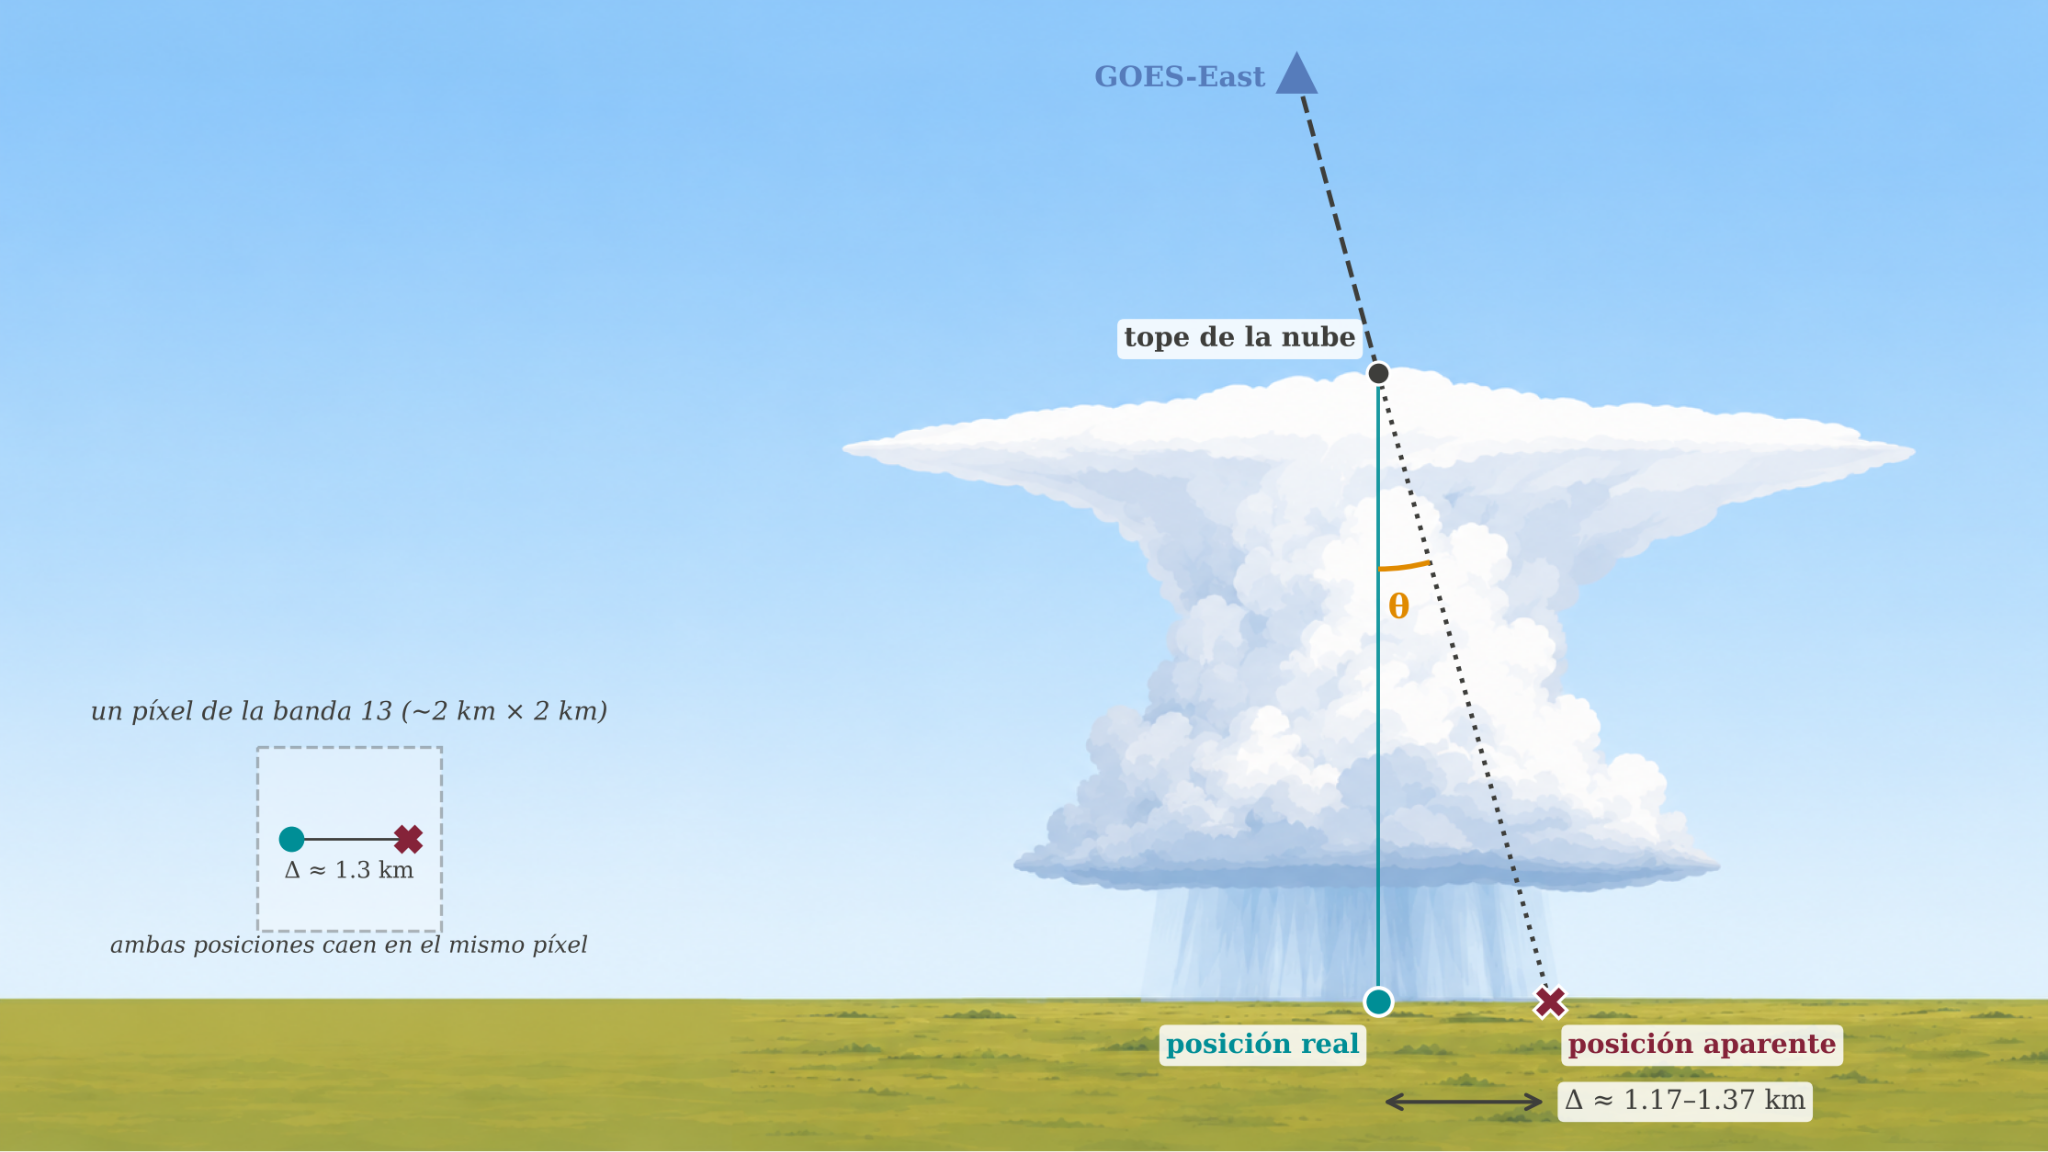

This figure's Python source:
"""Figura 4.3. Efecto de paralaje entre GOES-East y la Sabana de Bogotá (esquema ilustrado, ángulo exagerado).
Fondo sin texto generado con ChatGPT (figures/fondos/fondo_figura_4_3.png); geometría y rótulos encima."""
from pathlib import Path; import sys
RAIZ = Path(__file__).resolve().parents[1]
sys.path.insert(0, str(RAIZ / "src"))
SALIDA = Path(__file__).with_suffix(".png")
import numpy as np, matplotlib.pyplot as plt
from PIL import Image
from matplotlib.patches import Rectangle, Arc, FancyArrowPatch, FancyBboxPatch
from paleta import PALETA, ROL
plt.rcParams.update({"font.family":"DejaVu Serif"})
im=Image.open(RAIZ / "figures" / "fondos" / "fondo_figura_4_3.png").convert("RGB"); W,H=im.size
K=ROL["linea_ref"]; REAL=PALETA["wwu-green"]; AP=ROL["positivo"]; SAT=PALETA["wi-darkblue"]
GY=818; TOP=(1125,305); APX=1265
d=np.array([APX-TOP[0],GY-TOP[1]],float); s=(TOP[1]-60)/d[1]; SATP=(TOP[0]-d[0]*s,60)
fig=plt.figure(figsize=(W/150,H/150),dpi=150); ax=fig.add_axes([0,0,1,1]); ax.imshow(im); ax.set_xlim(0,W); ax.set_ylim(H,0); ax.axis("off")
# satélite y línea de visión
ax.plot(*SATP,marker="^",ms=15,color=SAT,zorder=6)
ax.text(SATP[0]-25,SATP[1]+5,"GOES-East",ha="right",va="center",fontsize=11,color=SAT,fontweight="bold")
ax.plot([SATP[0],TOP[0]],[SATP[1],TOP[1]],ls="--",color=K,lw=1.8,zorder=5)
ax.plot([TOP[0],APX],[TOP[1],GY],ls=":",color=K,lw=1.8,zorder=5)
ax.plot([TOP[0],TOP[0]],[TOP[1],GY],ls="-",color=REAL,lw=1.4,alpha=0.9,zorder=5)
ax.plot(*TOP,"o",ms=9,color=K,mec="white",mew=1.2,zorder=7)
ax.text(TOP[0]-18,TOP[1]-22,"tope de la nube",ha="right",fontsize=10.5,color=K,fontweight="bold",bbox=dict(boxstyle="round,pad=0.25",fc="white",ec="none",alpha=0.85))
# ángulo
ang=np.degrees(np.arctan2(d[0],d[1]))
ax.add_patch(Arc(TOP,320,320,theta1=90-ang,theta2=90,color="#e08a00",lw=2,zorder=6))
ax.text(TOP[0]+8,TOP[1]+200,"θ",fontsize=13,color="#e08a00",fontweight="bold",zorder=7)
# posiciones en superficie
ax.plot(TOP[0],GY,"o",ms=11,color=REAL,mec="white",mew=1.5,zorder=7)
ax.plot(APX,GY,"X",ms=13,color=AP,mec="white",mew=1.2,zorder=7)
ax.text(TOP[0]-15,GY+42,"posición real",ha="right",fontsize=10.5,color=REAL,fontweight="bold",bbox=dict(boxstyle="round,pad=0.25",fc="white",ec="none",alpha=0.85))
ax.text(APX+15,GY+42,"posición aparente",ha="left",fontsize=10.5,color=AP,fontweight="bold",bbox=dict(boxstyle="round,pad=0.25",fc="white",ec="none",alpha=0.85))
ax.add_patch(FancyArrowPatch((TOP[0],GY+82),(APX,GY+82),arrowstyle="<->",mutation_scale=14,color=K,lw=1.5))
ax.text(APX+12,GY+82,"Δ ≈ 1.17–1.37 km",ha="left",va="center",fontsize=10.5,color=K,bbox=dict(boxstyle="round,pad=0.25",fc="white",ec="none",alpha=0.85))
# recuadro del píxel
bx,by,bw,bh=50,560,470,230
ax.text(bx+bw/2,by+28,"un píxel de la banda 13 (~2 km × 2 km)",ha="center",fontsize=10,color=K,style="italic",zorder=7)
px,py,ps=bx+bw/2-75,by+50,150
ax.add_patch(Rectangle((px,py),ps,ps,fc="white",alpha=0.35,ec=K,lw=1.2,ls="--",zorder=7))
s2=ps/2.0; cx=px+ps/2; cy=py+ps/2
ax.plot(cx-1.27*s2/2,cy,"o",ms=9,color=REAL,zorder=8); ax.plot(cx+1.27*s2/2,cy,"X",ms=10,color=AP,zorder=8)
ax.plot([cx-1.27*s2/2,cx+1.27*s2/2],[cy,cy],color=K,lw=1,zorder=7)
ax.text(cx,cy+32,"Δ ≈ 1.3 km",ha="center",fontsize=9,color=K,zorder=8)
ax.text(bx+bw/2,by+bh-12,"ambas posiciones caen en el mismo píxel",ha="center",fontsize=9,color=K,style="italic",zorder=7)
fig.savefig(SALIDA,dpi=200)
print("ok", SALIDA.name)
